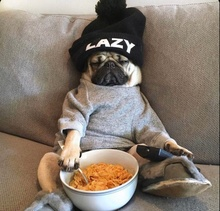
%> input picture badanie układów przetwarzania obrazów/lazy.jpg, 220 x 211 px, shrunk from 961 x 920 before the run
$ octave Filtr_dolnoprzepustowy_3x3.m   (GNU Octave 9; MATLAB toolbox functions it lacks are replaced by stand-ins)
%> lines starting %> are read from the running program, lines starting %| are printed output that depends on the picture
P=imread('lazy.jpg'); %wczytanie obrazu wejściowego
%> P is the input picture: size 211x220x3 uint8; mean R, G, B 133.4, 120.7, 109
f=ones(3,3); %tworzenie macierzy filtra
xp=size(P,1); %wielkości xp,yp obr_wej
%> xp = 211
yp=size(P,2);
%> yp = 220
N=sum(sum(f)); %określenie sumy elementów filtra
h=zeros(xp,yp,3) %wypełnienie tablicy wynikowej
P=double(P); %zapis obrazu do zmiennej typu double
%> P: size 211x220x3 double
offset = (size(f,1)-1)/2; %ogranicznik wielkości
for ch=1:3
 for n=(1+offset):(xp-offset) %przejscie po x
 for k=(1+offset):(yp-offset) %przejscie po y
 for m=(-offset):1:offset %przejscie zależne od wymiarów filtra
 for l=(-offset):1:offset
 h(n,k,ch)=h(n,k,ch)+P(n-m,k-1,ch)*f(m+offset+1,l+offset+1); %splot funkcji
 end
 end
 end
 end
end
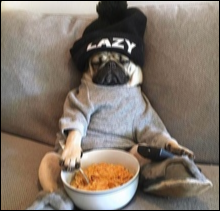
%> h: size 211x220x3 double; mean R, G, B 1177.5, 1064.2, 960.1; drawn with min black and max white
%warunki zapobiegające prześwietleniu obrazu
if N>0;
 h=h/N;
else
 h=h;
end
%Wyświetlenie obrazu wyjściowego i jego histogramu
subplot(1,2,1)
imshow(uint8(h));
title('Obraz po filtracji')
subplot(1,2,2)
histogram(h,[1:1:255])
title('Histogram obrazu po filtracji')
xlabel('Kontrast')
ylabel('Liczba pikseli')
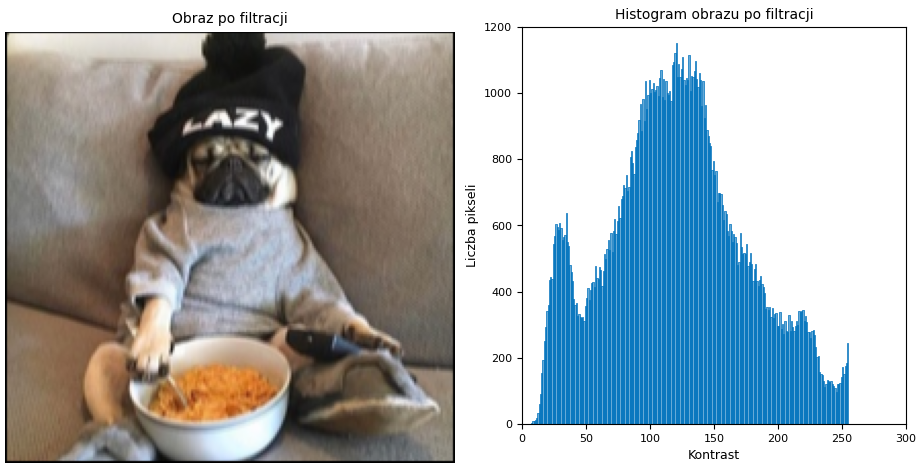
%> figure redrawn from the program's plot data, 2 panels
disp(N)
%Wskaźnik jakości
c=size(P,3); %liczba kanału
%> c = 3
j=0; %wskaźnik jakości
h=double(h);
for ch=1:c
 for x=1:xp
 for y=1:yp
 j=j+P(x,y,c)-h(x,y,c) ;%pętla obliczająca sumę różnic między wartościami współrzędnych x,y,ch obrazu wejściowego i obrazu po filtracji
 end
 end
end
%> after the loop, j = 322194
j=j/c/xp/yp %podzielenie wartości przez zajmowaną powierzchnię obrazu
%> j = 2.31
